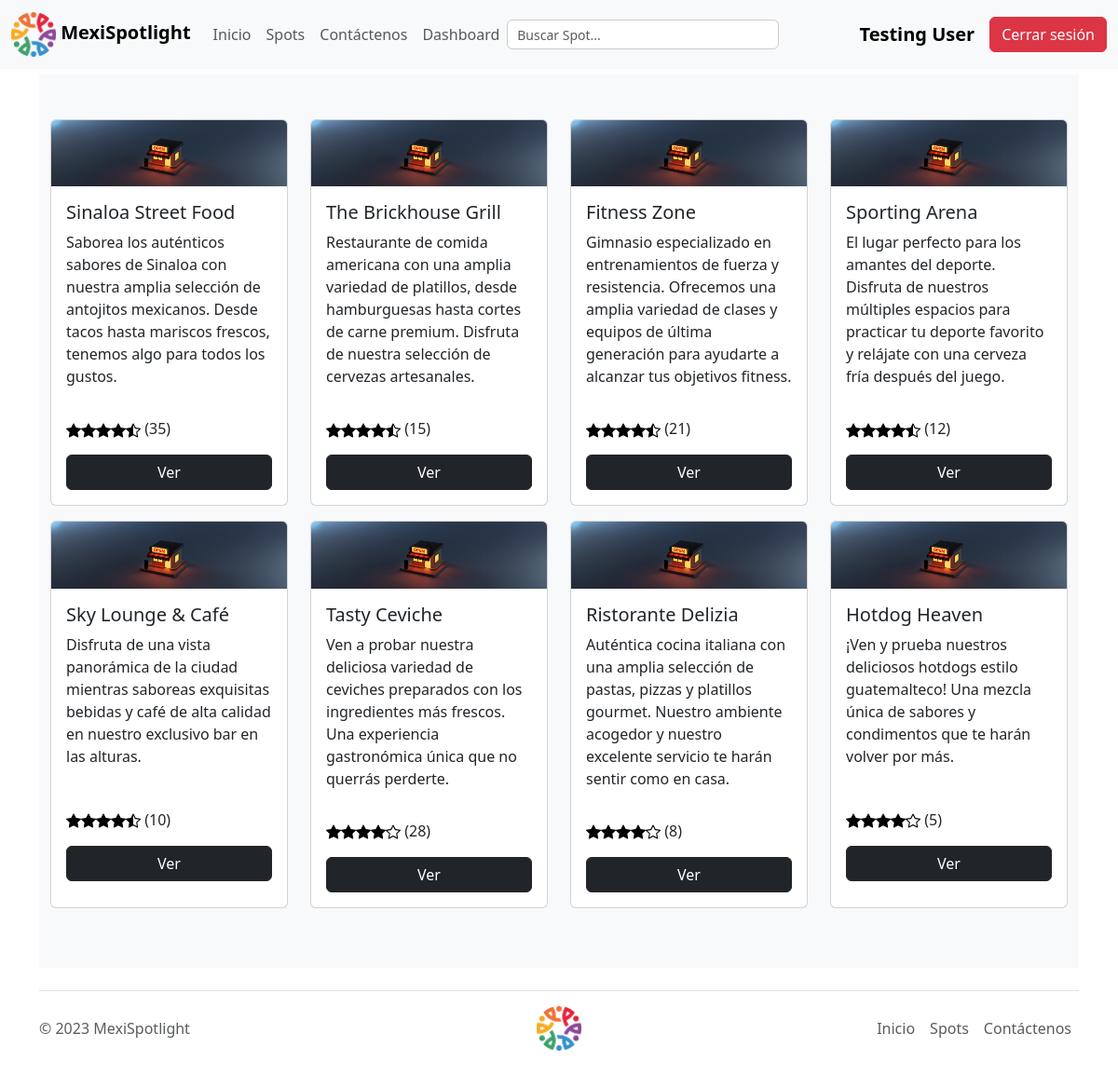
Page /spots.php (signed in) on the committed database.
### tables this page shows
CREATE TABLE negocios (
    id INT PRIMARY KEY AUTO_INCREMENT, Nombre VARCHAR(255) NOT NULL, Imagen VARCHAR(255), Descripcion TEXT, CoordenadaX FLOAT, CoordenadaY FLOAT, NumeroVotos INT, PuntosPromedio FLOAT
);

### spots.php (the view, shortened to what this page needs)
<?php
require './conexion/config.php';
include './TEMPLATE/head.php';
include './TEMPLATE/nav.php';
?>
<div class="container">
    <br>
    <h1>Todos nuestros <b>Spots</b></h1>
    <div class="album py-5 bg-body-tertiary">
        <div class="container">
            <div class="row row-cols-1 row-cols-sm-2 row-cols-md-3 row-cols-lg-4">
                <?php
                $sql = "SELECT * FROM negocios ORDER BY PuntosPromedio DESC";
                if ($resultado = $conn->query($sql)) {
                    if ($resultado->num_rows > 0) {
                        while ($row = $resultado->fetch_array()) {
                            ?>
                            <div class="col pb-3">
                                <div class="card h-100" href="./verProducto.php?id=<?= $row['id'] ?>">
                                    <img src="./images/<?= $row['Imagen'] ?>" class="card-img-top" alt="...">
                                    <div class="card-body d-flex flex-column">
                                        <h5 class="card-title">
                                            <?= $row['Nombre'] ?>
                                        </h5>
                                        <p class="card-text">
                                            <?= $row['Descripcion'] ?>
                                        </p>
                                    </div>
                                    <div class="card-body d-flex flex-column">
                                        <p class="card-text">
                                            <?php
                                            $counter = $row['PuntosPromedio'];
                                            for ($i = 0; $i < 5; $i++) {
                                                global $counter;
                                                if ($counter >= 1) {
                                                    echo '<img src="./SVG/star-fill.svg" alt="star" >';
                                                    $counter--;
                                                } else if ($counter >= 0.5) {
                                                    echo '<img src="./SVG/star-half.svg" alt="star" >';
                                                    $counter--;
                                                } else {
                                                    echo '<img src="./SVG/star.svg" alt="star">';
                                                }
                                            }
                                            echo '(' . $row['NumeroVotos'] . ')'; ?>
                                        </p>
                                        <a class="btn btn-dark" href="./verSpot.php?id=<?= $row['id'] ?>">Ver</a>
                                    </div>
                                </div>
                            </div>
                            <?php
                        }
                    } else {
                        echo '<div class="alert alert-danger"><em>Pronto agregaremos nuevos productos.</em></div>';
                    }
                } else {
                    echo "Ups! Algo salió mal. Intenta más tarde.";
                }
                ?>
            </div>
        </div>
    </div>
</div>
<?php
include './TEMPLATE/footer.php';
?>

### rows in the picture
negocios: Imagen (picture), Nombre "Sinaloa Street Food", Descripcion "Saborea los auténticos sabores de Sinaloa con nuestra amplia selección de antojitos mexicanos. Desde tacos hasta mariscos frescos, tenemos algo para todos los gustos.", NumeroVotos "35"
negocios: Imagen (picture), Nombre "The Brickhouse Grill", Descripcion "Restaurante de comida americana con una amplia variedad de platillos, desde hamburguesas hasta cortes de carne premium. Disfruta de nuestra selección de cervezas artesanales.", NumeroVotos "15"
negocios: Imagen (picture), Nombre "Fitness Zone", Descripcion "Gimnasio especializado en entrenamientos de fuerza y resistencia. Ofrecemos una amplia variedad de clases y equipos de última generación para ayudarte a alcanzar tus objetivos fitness.", NumeroVotos "21"
negocios: Imagen (picture), Nombre "Sporting Arena", Descripcion "El lugar perfecto para los amantes del deporte. Disfruta de nuestros múltiples espacios para practicar tu deporte favorito y relájate con una cerveza fría después del juego.", NumeroVotos "12"
negocios: Imagen (picture), Nombre "Sky Lounge & Café", Descripcion "Disfruta de una vista panorámica de la ciudad mientras saboreas exquisitas bebidas y café de alta calidad en nuestro exclusivo bar en las alturas.", NumeroVotos "10"
negocios: Imagen (picture), Nombre "Tasty Ceviche", Descripcion "Ven a probar nuestra deliciosa variedad de ceviches preparados con los ingredientes más frescos. Una experiencia gastronómica única que no querrás perderte.", NumeroVotos "28"
negocios: Imagen (picture), Nombre "Ristorante Delizia", Descripcion "Auténtica cocina italiana con una amplia selección de pastas, pizzas y platillos gourmet. Nuestro ambiente acogedor y nuestro excelente servicio te harán sentir como en casa.", NumeroVotos "8"
negocios: Imagen (picture), Nombre "Hotdog Heaven", Descripcion "¡Ven y prueba nuestros deliciosos hotdogs estilo guatemalteco! Una mezcla única de sabores y condimentos que te harán volver por más.", NumeroVotos "5"

### other values in the picture
$_SESSION["nombre"] "Testing User"
